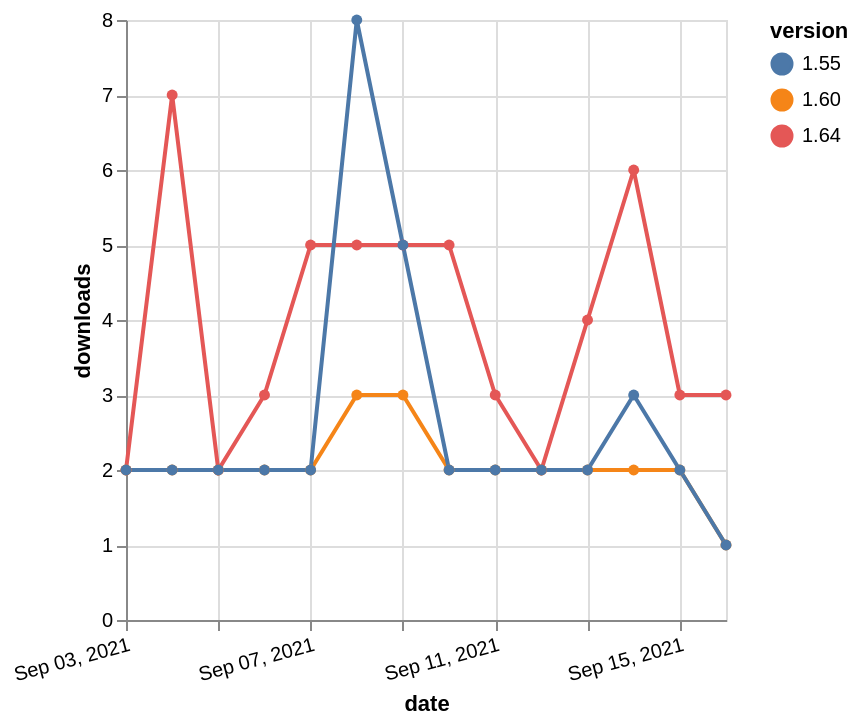

Write a Vega-Lite specification for this figure.
### Vega-Lite specification from a JSON file in a GitHub repository (floating-point values rounded to 4 significant figures)
{"$schema": "https://vega.github.io/schema/vega-lite/v5.json", "description": "A simple bar chart with embedded data.", "data": {"values": [{"date": "2021-09-03", "total": 20698, "delta": 2, "version": "1.64"}, {"date": "2021-09-04", "total": 20705, "delta": 7, "version": "1.64"}, {"date": "2021-09-05", "total": 20707, "delta": 2, "version": "1.64"}, {"date": "2021-09-06", "total": 20710, "delta": 3, "version": "1.64"}, {"date": "2021-09-07", "total": 20715, "delta": 5, "version": "1.64"}, {"date": "2021-09-08", "total": 20720, "delta": 5, "version": "1.64"}, {"date": "2021-09-09", "total": 20725, "delta": 5, "version": "1.64"}, {"date": "2021-09-10", "total": 20730, "delta": 5, "version": "1.64"}, {"date": "2021-09-11", "total": 20733, "delta": 3, "version": "1.64"}, {"date": "2021-09-12", "total": 20735, "delta": 2, "version": "1.64"}, {"date": "2021-09-13", "total": 20739, "delta": 4, "version": "1.64"}, {"date": "2021-09-14", "total": 20745, "delta": 6, "version": "1.64"}, {"date": "2021-09-15", "total": 20748, "delta": 3, "version": "1.64"}, {"date": "2021-09-16", "total": 20751, "delta": 3, "version": "1.64"}, {"date": "2021-09-03", "total": 3420, "delta": 2, "version": "1.60"}, {"date": "2021-09-04", "total": 3422, "delta": 2, "version": "1.60"}, {"date": "2021-09-05", "total": 3424, "delta": 2, "version": "1.60"}, {"date": "2021-09-06", "total": 3426, "delta": 2, "version": "1.60"}, {"date": "2021-09-07", "total": 3428, "delta": 2, "version": "1.60"}, {"date": "2021-09-08", "total": 3431, "delta": 3, "version": "1.60"}, {"date": "2021-09-09", "total": 3434, "delta": 3, "version": "1.60"}, {"date": "2021-09-10", "total": 3436, "delta": 2, "version": "1.60"}, {"date": "2021-09-11", "total": 3438, "delta": 2, "version": "1.60"}, {"date": "2021-09-12", "total": 3440, "delta": 2, "version": "1.60"}, {"date": "2021-09-13", "total": 3442, "delta": 2, "version": "1.60"}, {"date": "2021-09-14", "total": 3444, "delta": 2, "version": "1.60"}, {"date": "2021-09-15", "total": 3446, "delta": 2, "version": "1.60"}, {"date": "2021-09-16", "total": 3447, "delta": 1, "version": "1.60"}, {"date": "2021-09-03", "total": 13337, "delta": 2, "version": "1.55"}, {"date": "2021-09-04", "total": 13339, "delta": 2, "version": "1.55"}, {"date": "2021-09-05", "total": 13341, "delta": 2, "version": "1.55"}, {"date": "2021-09-06", "total": 13343, "delta": 2, "version": "1.55"}, {"date": "2021-09-07", "total": 13345, "delta": 2, "version": "1.55"}, {"date": "2021-09-08", "total": 13353, "delta": 8, "version": "1.55"}, {"date": "2021-09-09", "total": 13358, "delta": 5, "version": "1.55"}, {"date": "2021-09-10", "total": 13360, "delta": 2, "version": "1.55"}, {"date": "2021-09-11", "total": 13362, "delta": 2, "version": "1.55"}, {"date": "2021-09-12", "total": 13364, "delta": 2, "version": "1.55"}, {"date": "2021-09-13", "total": 13366, "delta": 2, "version": "1.55"}, {"date": "2021-09-14", "total": 13369, "delta": 3, "version": "1.55"}, {"date": "2021-09-15", "total": 13371, "delta": 2, "version": "1.55"}, {"date": "2021-09-16", "total": 13372, "delta": 1, "version": "1.55"}]}, "width": "container", "mark": {"type": "line", "point": {"filled": true}}, "encoding": {"x": {"field": "date", "type": "temporal", "timeUnit": "yearmonthdate", "title": "date", "axis": {"labelAngle": -15}}, "y": {"field": "delta", "type": "quantitative", "title": "downloads"}, "color": {"field": "version", "type": "nominal"}, "tooltip": {"field": "delta"}}}
